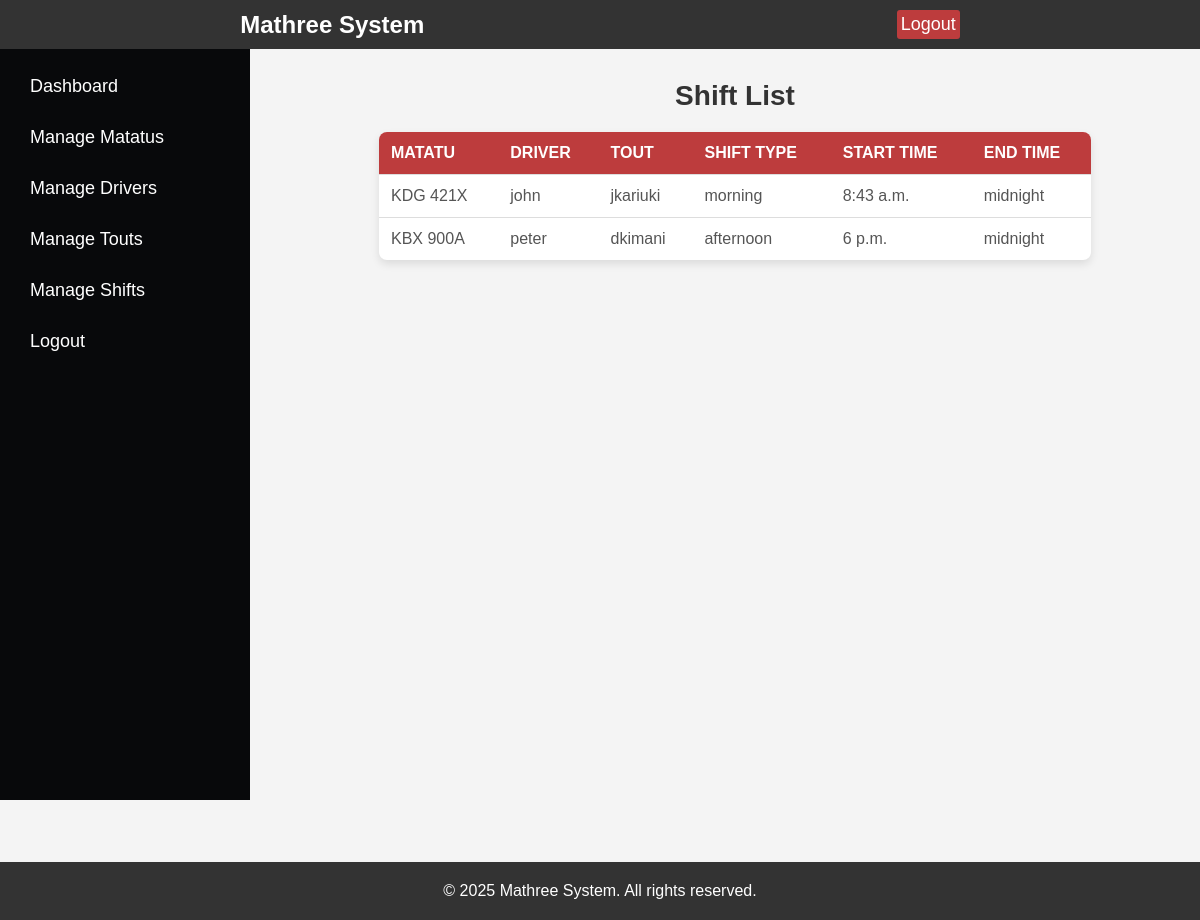
/fleet/shift/list/ (signed in), run on the app's committed database.
### fleet/models.py (models this page shows, shortened)
class Shift(models.Model):
    SHIFT_TYPES = [
        ("morning", "Morning"),
        ("afternoon", "Afternoon"),
        ("night", "Night"),
    ]
    matatu = models.ForeignKey(Matatu, on_delete=models.CASCADE)
    driver = models.ForeignKey(Driver, on_delete=models.CASCADE)
    tout = models.ForeignKey(Tout, on_delete=models.CASCADE)
    shift_type = models.CharField(max_length=10, choices=SHIFT_TYPES, default="morning")
    start_time = models.TimeField()
    end_time = models.TimeField()

class Matatu(models.Model):
    plate_number = models.CharField(max_length=10, unique=True)
    capacity = models.IntegerField()
    route = models.CharField(max_length=100)

class Driver(models.Model):
    user = models.OneToOneField(User, on_delete=models.CASCADE)
    license_number = models.CharField(max_length=20, unique=True)
    assigned_matatu = models.OneToOneField(
        Matatu, on_delete=models.SET_NULL, null=True, blank=True
    )

class Tout(models.Model):
    user = models.OneToOneField(User, on_delete=models.CASCADE)
    assigned_matatu = models.ForeignKey(
        Matatu, on_delete=models.SET_NULL, null=True, blank=True
    )

### fleet/views.py (the view)
# urls.py: path("shift/list/", shift_list, name="shift_list"),
@login_required
def shift_list(request):
    shifts = Shift.objects.all()
    context = {"shifts": shifts}
    return render(request, "fleet/shift_list.html", context)

### fleet/templates/fleet/shift_list.html (shortened to what this page needs)
{% extends "base.html" %}
{% block content %}
<div class="dashboard">
  <aside class="sidebar">
    <h2>Admin Panel</h2>
    <ul>
      <li><a href="{% url 'admin_dashboard' %}">Dashboard</a></li>
      <li><a href="{% url 'matatu_list' %}">Manage Matatus</a></li>
      <li><a href="{% url 'driver_list' %}">Manage Drivers</a></li>
      <li><a href="{% url 'tout_list' %}">Manage Touts</a></li>
      <li><a href="{% url 'shift_list' %}" class="active">Manage Shifts</a></li>
      <li><a href="{% url 'logout' %}">Logout</a></li>
    </ul>
  </aside>
  <div class="dashboard-content">
    <h2>Shift List</h2>
    <table>
      <thead>
        <tr>
          <th>Matatu</th>
          <th>Driver</th>
          <th>Tout</th>
          <th>Shift Type</th>
          <th>Start Time</th>
          <th>End Time</th>
        </tr>
      </thead>
      <tbody>
        {% for shift in shifts %}
        <tr>
          <td>{{ shift.matatu.plate_number }}</td>
          <td>{{ shift.driver.user.username }}</td>
          <td>{{ shift.tout.user.username }}</td>
          <td>{{ shift.shift_type }}</td>
          <td>{{ shift.start_time }}</td>
          <td>{{ shift.end_time }}</td>
        </tr>
        {% empty %}
        <tr>
            <td colspan="6">No shifts found.</td>
        </tr>
        {% endfor %}
      </tbody>
    </table>
  </div>
</div>
{% endblock %}

### fleet/static/fleet/style.css (style rules this page uses)
* { margin: 0; padding: 0; box-sizing: border-box; }
html, body { height: 100%; font-family: Arial, sans-serif; }
body { display: flex; flex-direction: column; }
.dashboard { display: flex; height: 100vh; }
.sidebar { width: 250px; background-color: #333; color: white; padding: 20px; position: fixed; height: 100%; top: 0; left: 0; overflow-y: auto; }
.sidebar h2 { font-size: 24px; margin-bottom: 20px; }
.sidebar ul { list-style-type: none; padding: 0; }
.sidebar ul li { margin-bottom: 10px; }
.sidebar ul li a { text-decoration: none; color: white; font-size: 18px; display: block; padding: 10px; border-radius: 5px; }
.dashboard-content { margin-left: 260px; padding: 20px; flex-grow: 1; }
.dashboard-content h2 { font-size: 28px; margin-bottom: 20px; }

### fleet/static/fleet/admin.css (style rules this page uses)
body { font-family: 'Poppins', sans-serif; margin: 0; padding: 0; background: #f4f4f4; color: #333; }
.dashboard { display: flex; min-height: 100vh; }
.sidebar { width: 250px; background: #08090B; color: white; padding: 20px; height: 100vh; position: fixed; left: 0; top: 0; }
.sidebar h2 { font-size: 22px; margin-bottom: 20px; text-align: center; }
.sidebar ul { list-style: none; padding: 0; }
.sidebar ul li { margin: 10px 0; }
.sidebar ul li a { text-decoration: none; color: white; display: block; padding: 10px; border-radius: 5px; transition: 0.3s; }
.dashboard-content { margin-left: 270px; padding: 20px; width: calc(100% - 270px); }
h2 { text-align: center; margin-bottom: 20px; color: #333; }
table { width: 80%; margin: 0 auto; border-collapse: collapse; background-color: #fff; border-radius: 8px; overflow: hidden; box-shadow: 0px 4px 8px rgba(0, 0, 0, 0.1); }
th, td { padding: 12px; text-align: left; border-bottom: 1px solid #ddd; }
th { background-color: #BD3C3D; color: white; text-transform: uppercase; }
td { color: #555; }
tr:last-child td { border-bottom: none; }

### data on the page
Shift: matatu.plate_number "KDG 421X", driver.user.username "john", tout.user.username "jkariuki", shift_type "morning", start_time "8:43 a.m.", end_time "midnight"
Shift: matatu.plate_number "KBX 900A", driver.user.username "peter", tout.user.username "dkimani", shift_type "afternoon", start_time "6 p.m.", end_time "midnight"
